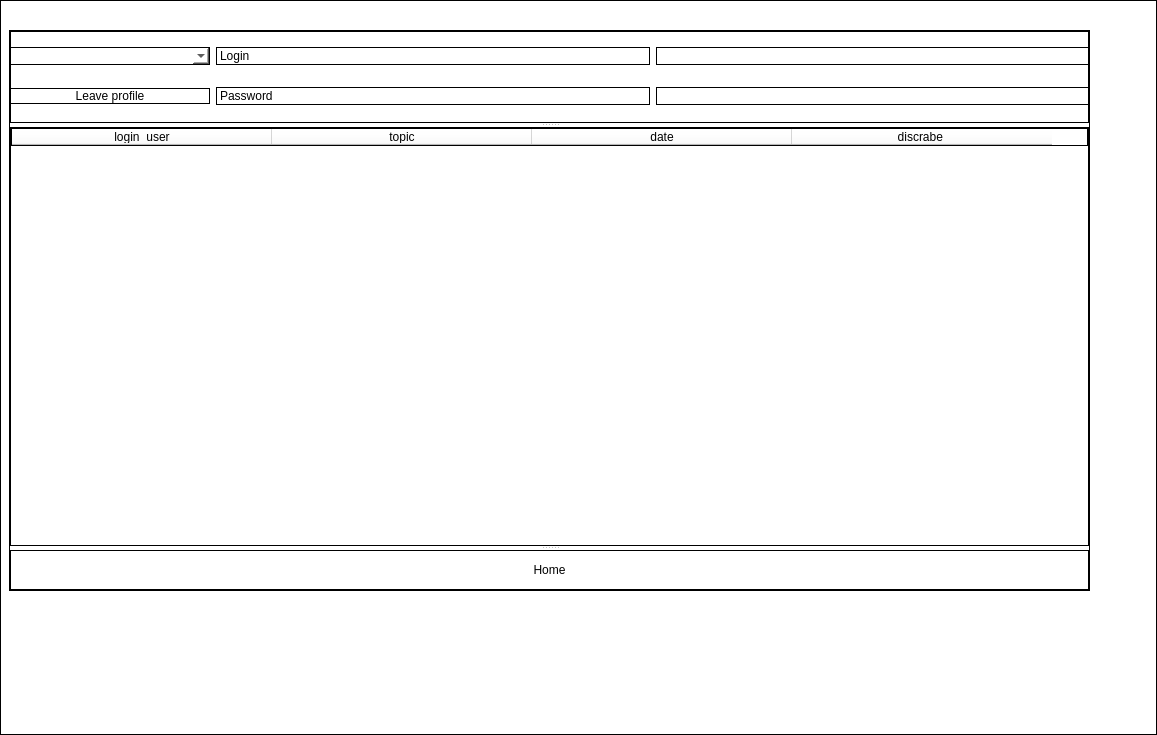
<?xml version="1.0" encoding="UTF-8"?>
<ui version="4.0">
 <class>Form</class>
 <widget class="QWidget" name="Form">
  <property name="windowModality">
   <enum>Qt::WindowModal</enum>
  </property>
  <property name="geometry">
   <rect>
    <x>0</x>
    <y>0</y>
    <width>1157</width>
    <height>735</height>
   </rect>
  </property>
  <property name="sizePolicy">
   <sizepolicy hsizetype="Expanding" vsizetype="Expanding">
    <horstretch>0</horstretch>
    <verstretch>0</verstretch>
   </sizepolicy>
  </property>
  <property name="minimumSize">
   <size>
    <width>800</width>
    <height>600</height>
   </size>
  </property>
  <property name="maximumSize">
   <size>
    <width>16777215</width>
    <height>16777214</height>
   </size>
  </property>
  <property name="windowTitle">
   <string>Form</string>
  </property>
  <property name="styleSheet">
   <string notr="true">background-color: white;
border: 1px solid black;
color: black;</string>
  </property>
  <widget class="QSplitter" name="splitter">
   <property name="geometry">
    <rect>
     <x>9</x>
     <y>30</y>
     <width>1081</width>
     <height>561</height>
    </rect>
   </property>
   <property name="sizePolicy">
    <sizepolicy hsizetype="Expanding" vsizetype="Expanding">
     <horstretch>0</horstretch>
     <verstretch>0</verstretch>
    </sizepolicy>
   </property>
   <property name="minimumSize">
    <size>
     <width>800</width>
     <height>400</height>
    </size>
   </property>
   <property name="layoutDirection">
    <enum>Qt::LeftToRight</enum>
   </property>
   <property name="frameShape">
    <enum>QFrame::StyledPanel</enum>
   </property>
   <property name="orientation">
    <enum>Qt::Vertical</enum>
   </property>
   <widget class="QWidget" name="">
    <layout class="QGridLayout" name="gridLayout">
     <item row="1" column="1">
      <widget class="QLabel" name="label_2">
       <property name="styleSheet">
        <string notr="true">border: 1px solid black;
color: black;</string>
       </property>
       <property name="text">
        <string>Password</string>
       </property>
      </widget>
     </item>
     <item row="1" column="2">
      <widget class="QLineEdit" name="password">
       <property name="styleSheet">
        <string notr="true">border: 1px solid black;
color: black;</string>
       </property>
       <property name="text">
        <string/>
       </property>
      </widget>
     </item>
     <item row="0" column="2">
      <widget class="QLineEdit" name="login">
       <property name="sizePolicy">
        <sizepolicy hsizetype="Expanding" vsizetype="Fixed">
         <horstretch>0</horstretch>
         <verstretch>0</verstretch>
        </sizepolicy>
       </property>
       <property name="styleSheet">
        <string notr="true">border: 1px solid black;
color: black;</string>
       </property>
      </widget>
     </item>
     <item row="0" column="0">
      <widget class="QComboBox" name="fiend_user">
       <property name="sizePolicy">
        <sizepolicy hsizetype="Fixed" vsizetype="Fixed">
         <horstretch>0</horstretch>
         <verstretch>0</verstretch>
        </sizepolicy>
       </property>
       <property name="minimumSize">
        <size>
         <width>200</width>
         <height>0</height>
        </size>
       </property>
       <property name="styleSheet">
        <string notr="true">border: 1px solid black;
color: black
</string>
       </property>
      </widget>
     </item>
     <item row="0" column="1">
      <widget class="QLabel" name="label">
       <property name="sizePolicy">
        <sizepolicy hsizetype="Expanding" vsizetype="Preferred">
         <horstretch>0</horstretch>
         <verstretch>0</verstretch>
        </sizepolicy>
       </property>
       <property name="minimumSize">
        <size>
         <width>100</width>
         <height>0</height>
        </size>
       </property>
       <property name="styleSheet">
        <string notr="true">border: 1px solid black;
color: black;</string>
       </property>
       <property name="text">
        <string>Login</string>
       </property>
      </widget>
     </item>
     <item row="1" column="0">
      <widget class="QPushButton" name="leaveprof">
       <property name="text">
        <string>Leave profile</string>
       </property>
      </widget>
     </item>
    </layout>
   </widget>
   <widget class="QTableWidget" name="tableWidget">
    <property name="styleSheet">
     <string notr="true">color: black;
</string>
    </property>
    <attribute name="horizontalHeaderDefaultSectionSize">
     <number>260</number>
    </attribute>
    <column>
     <property name="text">
      <string>login_user</string>
     </property>
    </column>
    <column>
     <property name="text">
      <string>topic</string>
     </property>
    </column>
    <column>
     <property name="text">
      <string>date</string>
     </property>
    </column>
    <column>
     <property name="text">
      <string>discrabe </string>
     </property>
    </column>
   </widget>
   <widget class="QPushButton" name="home_button">
    <property name="minimumSize">
     <size>
      <width>100</width>
      <height>40</height>
     </size>
    </property>
    <property name="styleSheet">
     <string notr="true">background-color: white;
color: black;</string>
    </property>
    <property name="text">
     <string>Home</string>
    </property>
   </widget>
  </widget>
 </widget>
 <resources/>
 <connections/>
</ui>
